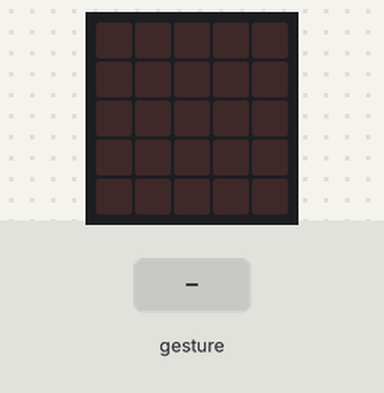
Bench run of a program on a simulated BBC micro:bit running MicroPython. On the bench: the board's 5×5 LED display. Inputs (shaded band) come from the test bench. Random numbers come from a fixed seed; a tilt is held for 1.5 s and a shake lasts 1 s, then the board lies face up again.

Above: at 1.2 s.
1.3 s: gesture 'shake'
At 2.0 s:
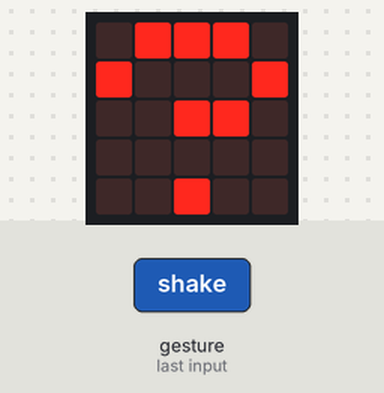
At 3.2 s:
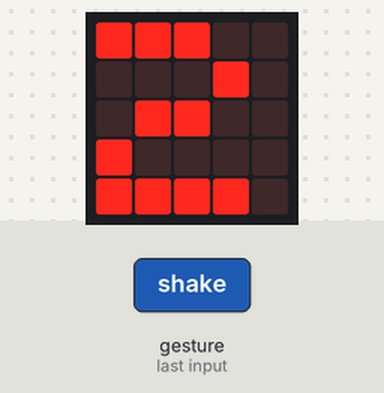
Timing chart, 0 to 4.7 s (numbered marks = the images above; inputs shaded):
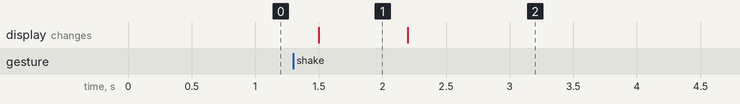

The program:

dice.py
```python
from microbit import *
import random

while True:
    if accelerometer.was_gesture('shake'):
        display.show('?')
        sleep(700)
        display.show(random.choice(['1', '2', '3', '4', '5', '6']))
```

Measured:
- after the input at 1.3 s, the display: changes after 0.20 s (image 1)
- what the display in image 1 shows lasts 0.7 s, from 1.5 s to 2.2 s
